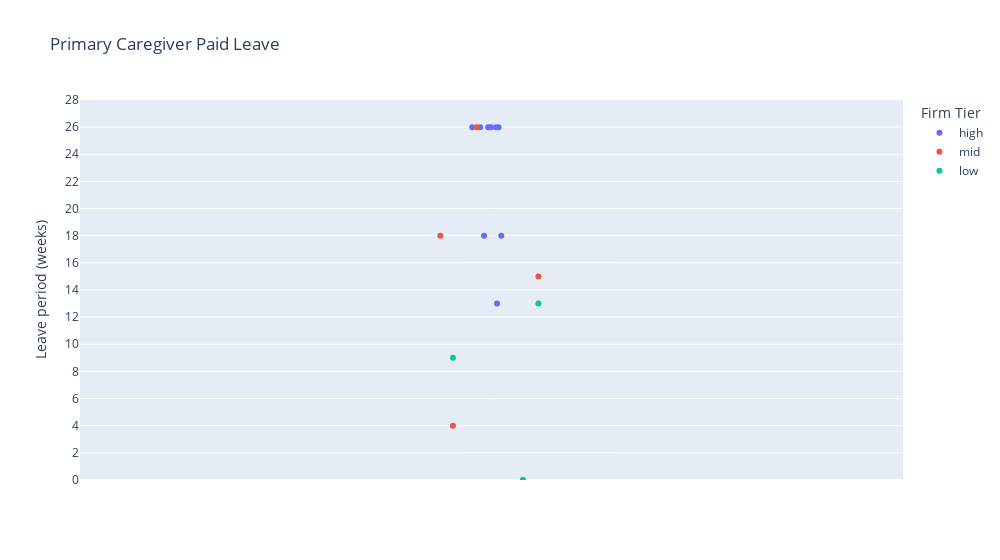

Source (notebook cell):
### Code cell
fig = px.strip(df, y='primary_paid', 
               hover_data='year', 
               title='Primary Caregiver Paid Leave',
               color='firm_type_ts', 
               stripmode='overlay', 
               hover_name='firm',  
               range_y=[0,28], 
               labels=labels,
               category_orders={"firm_type_ts":['high', 'mid', 'low']},
               width=1000
               )
fig.update_yaxes(dtick=2)
#fig.add_box(y = df['primary_paid'], showlegend=False, name='Box Plot of Primary Carer Leave Data', hoverinfo='skip')
#fig.add_annotation(text=dnr_message, align='left', valign='bottom', font_size=8, y=27)
fig.show()

### Figure 1 — Plotly figure (JSON) as saved in the notebook; plotly's stock layout.template omitted (floating-point values rounded to 4 significant figures)
{"data": [{"alignmentgroup": "True", "boxpoints": "all", "customdata": [[2022], [2022], [2022], [2022], [2022], [2022], [2022], [2022], [2022]], "fillcolor": "rgba(255,255,255,0)", "hoveron": "points", "hovertemplate": "<b>%{hovertext}</b><br><br>Firm Tier=high<br>Leave period (weeks)=%{y}<br>year=%{customdata[0]}<extra></extra>", "hovertext": ["Bell Gully", "Buddle Findlay", "Chapman Tripp", "Dentons Kensington Swan", "DLA piper", "Meredith Connell", "Minter Ellison Rudd Watts", "Russell McVeagh", "Simpson Grierson"], "legendgroup": "high", "line": {"color": "rgba(255,255,255,0)"}, "marker": {"color": "#636efa"}, "name": "high", "offsetgroup": "high", "orientation": "v", "pointpos": 0, "showlegend": true, "type": "box", "x0": " ", "xaxis": "x", "y": [18, 13, 26, 18, 26, 26, 26, 26, 26], "y0": " ", "yaxis": "y"}, {"alignmentgroup": "True", "boxpoints": "all", "customdata": [[2022], [2022], [2022], [2022], [2022], [2022], [2022], [2022], [2022], [2022]], "fillcolor": "rgba(255,255,255,0)", "hoveron": "points", "hovertemplate": "<b>%{hovertext}</b><br><br>Firm Tier=mid<br>Leave period (weeks)=%{y}<br>year=%{customdata[0]}<extra></extra>", "hovertext": ["AJ Park", "Anderson Lloyd", "Duncan Cotterill", "Hesketh Henry", "Hudson Gavin Martin", "Lowndes Jordan", "McVeagh Fleming", "Morris Legal", "Rice Spier", "Tompkins Wake"], "legendgroup": "mid", "line": {"color": "rgba(255,255,255,0)"}, "marker": {"color": "#EF553B"}, "name": "mid", "offsetgroup": "mid", "orientation": "v", "pointpos": 0, "showlegend": true, "type": "box", "x0": " ", "xaxis": "x", "y": [18, 26, 15, 4, "yes", null, 0, null, null, null], "y0": " ", "yaxis": "y"}, {"alignmentgroup": "True", "boxpoints": "all", "customdata": [[2022], [2022], [2022], [2022], [2022], [2022], [2022], [2022], [2022], [2022], [2022], [2022], [2022], [2022], [2022], [2022]], "fillcolor": "rgba(255,255,255,0)", "hoveron": "points", "hovertemplate": "<b>%{hovertext}</b><br><br>Firm Tier=low<br>Leave period (weeks)=%{y}<br>year=%{customdata[0]}<extra></extra>", "hovertext": ["Anthony Harper", "Davenports", "Gilbert Walker", "Glaistor Ennor", "Greenwood Roche", "Grimshaw & Co", "Haigh Lyon", "Harmon Horton Lusk", "Lane Neave", "Lee Salmon Long", "Martelli McKegg", "Mayne Wetherll", "Turner Hopkins", "Wilson Harle", "Wynn Williams", "Kindrik Partners"], "legendgroup": "low", "line": {"color": "rgba(255,255,255,0)"}, "marker": {"color": "#00cc96"}, "name": "low", "offsetgroup": "low", "orientation": "v", "pointpos": 0, "showlegend": true, "type": "box", "x0": " ", "xaxis": "x", "y": [9, null, null, null, null, null, 0, null, null, null, null, null, null, null, null, 13], "y0": " ", "yaxis": "y"}], "layout": {"boxmode": "overlay", "legend": {"title": {"text": "Firm Tier"}, "tracegroupgap": 0}, "title": {"text": "Primary Caregiver Paid Leave"}, "width": 1000, "xaxis": {"anchor": "y", "domain": [0, 1]}, "yaxis": {"anchor": "x", "domain": [0, 1], "dtick": 2, "range": [0, 28], "title": {"text": "Leave period (weeks)"}}}}
